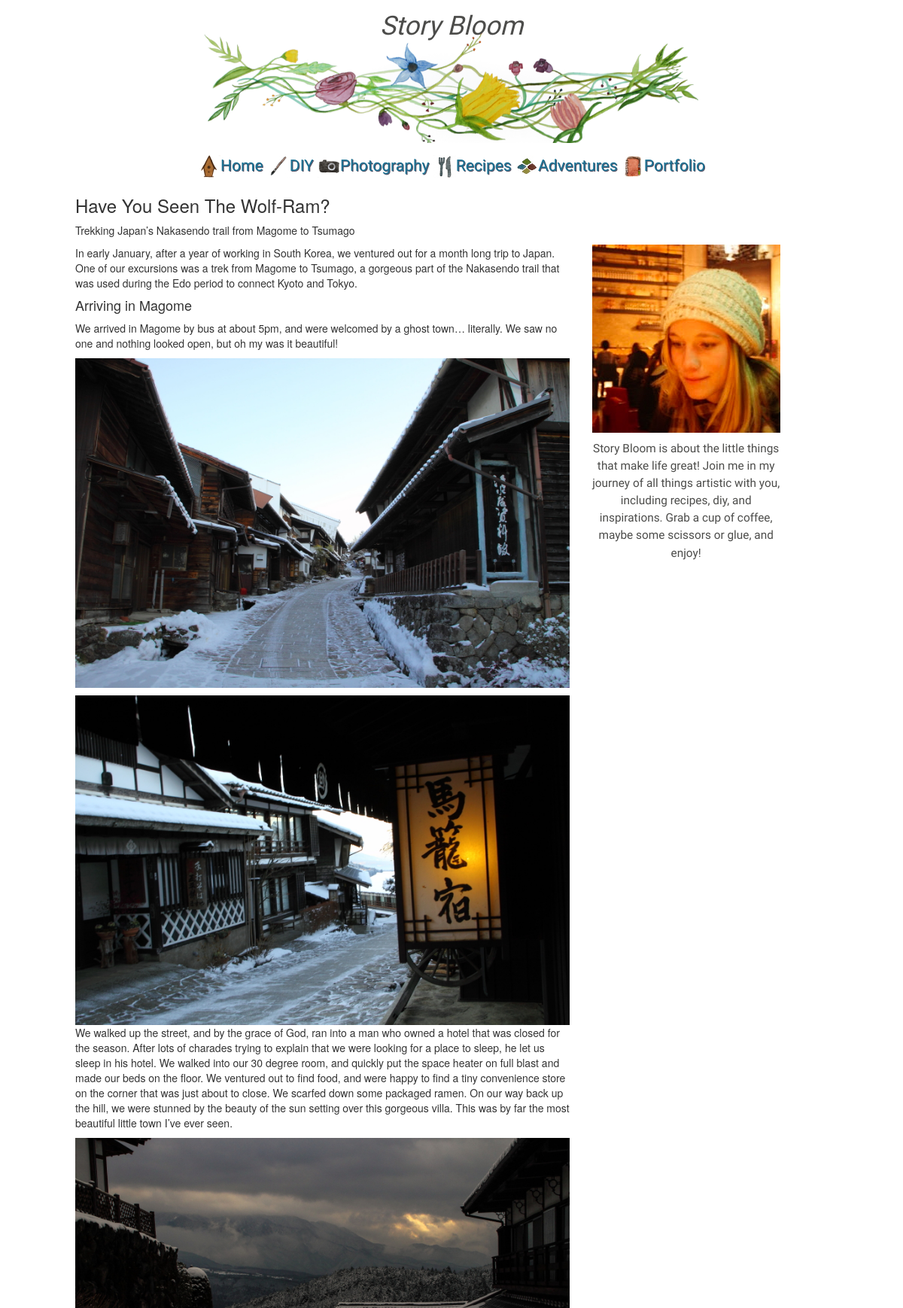
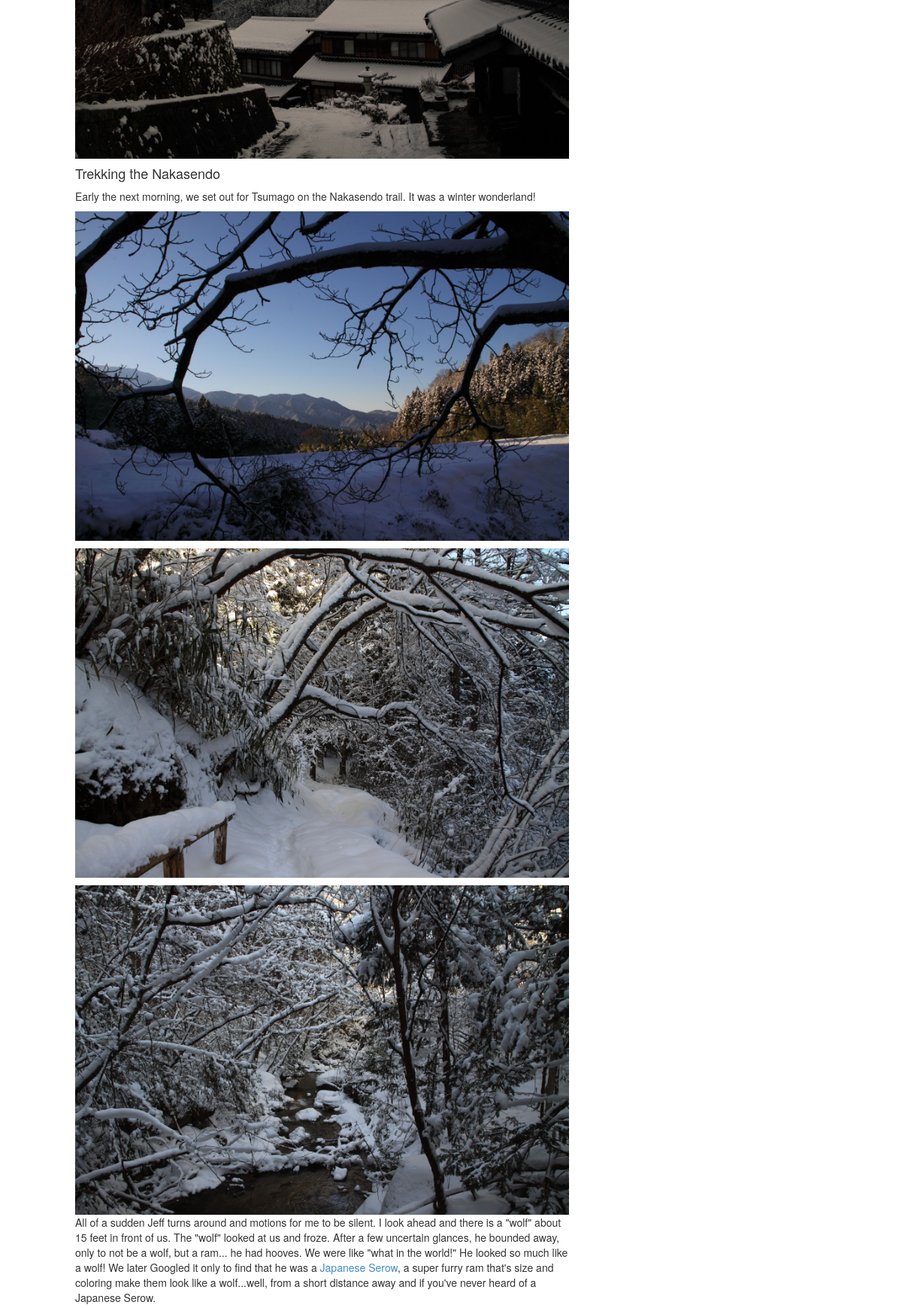
The app's page /b/8/8/ (upper part) with its own data (2 pictures, top to bottom).
### blogs/models.py (models this page shows, shortened)
class Category(models.Model):
    name       = models.CharField('Name', max_length=50)
    short_desc = models.CharField('Short Description', max_length=100)
    long_desc  = models.CharField('Long Description', max_length=400)
    image_url  = models.CharField('Image URL', max_length=100)
    class Meta:
        verbose_name_plural="Categories"

class Post(models.Model):
    title         = models.CharField('Title', max_length=50)
    image_url     = models.CharField('Image URL', max_length=100)
    keywords      = models.CharField('Keywords', max_length=50)
    category      = models.ForeignKey(Category)
    short_desc    = models.CharField('Short Description', max_length=100)
    long_desc     = models.CharField('Long Description', max_length=400)
    author        = models.CharField('Author', max_length=50)
    pub_date      = models.DateTimeField('Date Published')
    post          = models.TextField('Post')
    class Meta:
        ordering = ['-pub_date']

### blogs/views.py (the view)
# urls.py: url(r'^(?P<category_id>\d)/(?P<post_id>\d)/$', views.get_post, name='post'),
def get_post(request, category_id, post_id):
    context = {
        'categories': Category.objects.all(),
        'post': Post.objects.get(id=post_id)
    }
    return render(request, 'blogs/post.html', context)

### storybloom/templates/blogs/post.html (shortened to what this page needs)
{% load staticfiles %}
<!DOCTYPE html>
<html>
	{% include "blogs/site-header.html" %}
	<body>
		{% include "blogs/nav-bar.html" %}
		<link type="text/css" rel="stylesheet" href="{% static 'css/blogs/post.css' %}">
		<main class="l-global-width">
			<div class="row">
				<div class="col-sm-8">
					<div class="post">
						<header class="post-header">
							<h3>
								{{post.title}}
							</h3>
						</header>
						<div class="post-content">
							<p>
								{{post.post|safe}}
							</p>
						</div>
					</div>
				</div>
				<div class="col-sm-4">
					<div class="profile">
						<img class="profile-photo" src="/static/images/profile.jpg">
						<div class="profile-blurb">
							Story Bloom is about the little things that make life great! Join me in my journey
							of all things artistic with you, including recipes, diy, and inspirations. Grab a
							cup of coffee, maybe some scissors or glue, and enjoy!
						</div>
					</div>
				</div>
			</div>
		</main>
	</body>
</html>

### storybloom/templates/blogs/nav-bar.html (shortened to what this page needs)
{% load staticfiles %}
<header class="siteheader l-global-width">
    <div class="siteheader-image"><div class="siteheader-content"></div>
    <div class="siteheader-content">
      <div class="siteheader-content-inner">
          <p>Story Bloom</p>
        </div>
    </div>
</header>
<span class="full-nav">
<nav class="clearfix">
  <ul class="clearfix">
    <li>
      <a href="/"><img src="{% static 'images/home.jpg' %}">Home</a>
    </li>
    {% for category in categories %}
      <li>
        <a  href="/b/{{category.id}}" title="{{category.name}}"><img src="../../../static/images/{{category.image_url}}"><span>{{category.name}}</span></a>
      </li>
    {% endfor %}
    <li>
      <a href="#"><img src="{% static 'images/portfolio.jpg' %}">Portfolio</a>
    </li>
  </ul>
</nav>
</span>

### storybloom/static/css/blogs/post.css (style rules this page uses)
.post { margin: 0 auto; }
.profile { padding-top: 85px; max-width: 250px; }
.profile-blurb { font-size: 1.1em; line-height: 1.5em; font-family: 'Indie Flower'; text-align: center; padding: 10px 0px 0px 0px; color: #4C4C4A; }

### storybloom/static/css/blogs/base.css (style rules this page uses)
body, main { padding: 0; margin: 0; }

### storybloom/static/css/blogs/layout.css (style rules this page uses)
.l-global-width { width: 95%; max-width: 1000px; margin-right: auto; margin-left: auto; }

### storybloom/static/css/blogs/siteheader.css (style rules this page uses)
.siteheader { height: 200px; padding: 10px; }
.siteheader-image { width: 100%; height: 100%; background-image: url('../../images/banner4.jpg'); background-position-x: 50%; background-position-y: 50%; background-size: 68%; background-repeat: no-repeat; }
.siteheader-content { color: white; text-align: center; }
.siteheader-content-inner { font-family: 'Indie Flower', cursive; color: black; text-align: center; font-size: 2.5em; font-style: italic; color: #4C4C4A; }

### storybloom/static/css/blogs/navbar.css (style rules this page uses)
nav { height: 40px; width: 100%; background: #ffffff; font-size: 1.5em; font-family: 'Indie Flower'; position: relative; }
nav ul { padding: 0; margin: 0 auto; height: 40px; text-align: center; }
nav li { display: inline; }
.clearfix:before, .clearfix:after { content: " "; display: table; }
.clearfix:after { clear: both; }
.clearfix { *zoom: 1; }
nav li { width: auto; }
nav a { color: #1B7294; display: inline-block; text-align: center; text-decoration: none; line-height: 40px; text-shadow: 1px 1px 0px #545366; }

### records on screen
Category: image_url (picture), name "DIY"
Category: image_url (picture), name "Photography"
Category: image_url (picture), name "Recipes"
Category: image_url (picture), name "Adventures"
Post: title "Have You Seen The Wolf-Ram?", post "Trekking Japan’s Nakasendo trail from Magome to Tsumago In early January, after a year of working in South Korea, we ventured out for a month long trip to Japan. One of our excursions was a trek from Magome to Tsumago, a gorgeous part of the Nakasendo trail that was used during the Edo period to connect Kyoto and Tokyo. Arriving in Magome We arrived in Magome by bus at about 5pm, and were welcomed by a ghost town… literally. We saw no one and nothing looked open, but oh my was it beautiful! We walked up the street, and by the grace of God, ran into a man who owned a hotel that was closed for the season. After lots of charades trying to explain that we were looking for a place to sleep, he…", post (picture)
